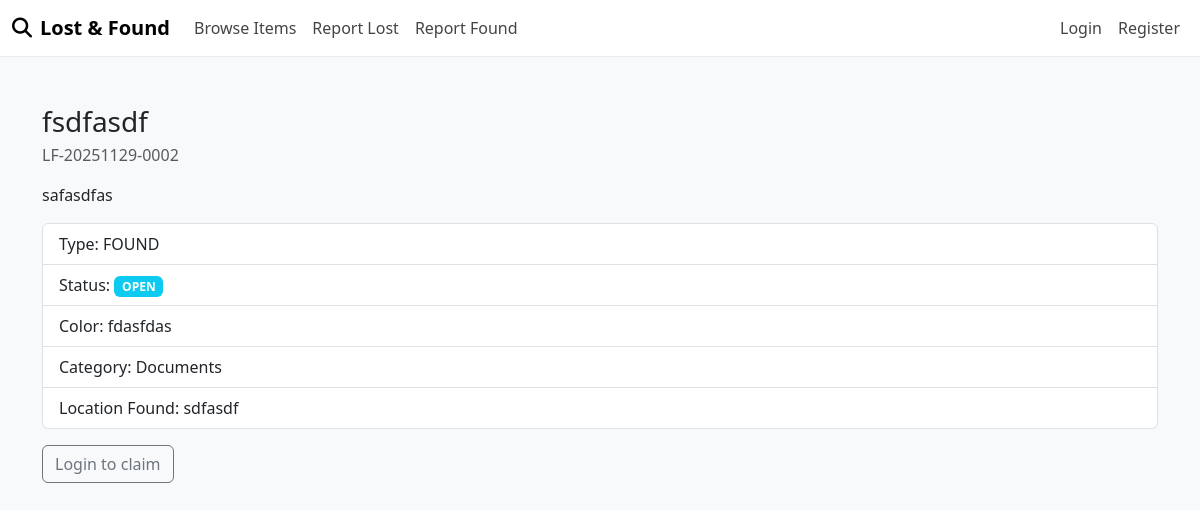
/items/LF-20251129-0002/, run on the app's committed database.
### lostfound/models.py (models this page shows, shortened)
class Item(models.Model):
    STATUS_OPEN = 'OPEN'
    STATUS_MATCHED = 'MATCHED'
    STATUS_UNDER_VERIFICATION = 'UNDER_VERIFICATION'
    STATUS_RETURNED = 'RETURNED'
    STATUS_CLOSED = 'CLOSED'
    STATUS_REJECTED = 'REJECTED'
    STATUS_CHOICES = [
        (STATUS_OPEN, 'Open'),
        (STATUS_MATCHED, 'Matched'),
        (STATUS_UNDER_VERIFICATION, 'Under Verification'),
        (STATUS_RETURNED, 'Returned'),
        (STATUS_CLOSED, 'Closed'),
        (STATUS_REJECTED, 'Rejected'),
    ]
    TYPE_LOST = 'LOST'
    TYPE_FOUND = 'FOUND'
    TYPE_CHOICES = [
        (TYPE_LOST, 'Lost'),
        (TYPE_FOUND, 'Found'),
    ]
    item_code = models.CharField(max_length=30, unique=True, blank=True)
    title = models.CharField(max_length=200)
    category = models.ForeignKey(ItemCategory, on_delete=models.SET_NULL, null=True, related_name='items')
    item_type = models.CharField(max_length=10, choices=TYPE_CHOICES)
    color = models.CharField(max_length=50)
    brand = models.CharField(max_length=100, blank=True, null=True)
    description = models.TextField()
    location_lost = models.CharField(max_length=200, blank=True, null=True)
    location_found = models.CharField(max_length=200, blank=True, null=True)
    date_lost = models.DateField(blank=True, null=True)
    date_found = models.DateField(blank=True, null=True)
    photo = models.FileField(upload_to='items/', blank=True, null=True)
    status = models.CharField(max_length=25, choices=STATUS_CHOICES, default=STATUS_OPEN)
    reported_by = models.ForeignKey(User, on_delete=models.SET_NULL, null=True, related_name='reported_items')
    handled_by = models.ForeignKey(User, on_delete=models.SET_NULL, null=True, blank=True, related_name='handled_items')
    created_at = models.DateTimeField(auto_now_add=True)
    updated_at = models.DateTimeField(auto_now=True)

class ItemCategory(models.Model):
    name = models.CharField(max_length=100, unique=True)
    slug = models.SlugField(max_length=120, unique=True, blank=True)
    description = models.TextField(blank=True, null=True)
    is_active = models.BooleanField(default=True)
    def __str__(self):
        return self.name

### lostfound/views.py (the view)
# urls.py: path('items/<str:item_code>/', item_detail, name='item_detail'),
def item_detail(request, item_code):
    item = get_object_or_404(Item, item_code=item_code)
    can_claim = False
    if request.user.is_authenticated and item.item_type == 'FOUND' and item.status == 'OPEN':
        can_claim = not Claim.objects.filter(item=item, claimant=request.user, status='PENDING').exists()
    return render(request, 'lostfound/item_detail.html', {'item': item, 'can_claim': can_claim})

### templates/lostfound/item_detail.html (shortened to what this page needs)
{% extends 'base.html' %}
{% block content %}
<div class="mb-3">
  <h2 class="h3 mb-1">{{ item.title }}</h2>
  <div class="text-muted">{{ item.item_code }}</div>
</div>
<p>{{ item.description }}</p>
<ul class="list-group mb-3">
  <li class="list-group-item">Type: {{ item.item_type }}</li>
  <li class="list-group-item">Status: <span class="badge bg-info">{{ item.status }}</span></li>
  <li class="list-group-item">Color: {{ item.color }}</li>
  <li class="list-group-item">Category: {{ item.category }}</li>
  {% if item.item_type == 'FOUND' %}<li class="list-group-item">Location Found: {{ item.location_found }}</li>{% endif %}
</ul>
<div class="d-flex gap-2 mt-3">
  {% if user.is_authenticated %}
    <a href="/claims/my/" class="btn btn-outline-secondary">View my claims</a>
  {% else %}
    <a href="/login/?next=/items/{{ item.item_code }}/claim/" class="btn btn-outline-secondary">Login to claim</a>
  {% endif %}
</div>
{% endblock %}

### templates/base.html (style rules this page uses)
body { background-color: #f8f9fa; font-family: 'Segoe UI', Tahoma, Geneva, Verdana, sans-serif; }
.btn, .form-control, .form-select { border-radius: 0.375rem; }

### data on the page
Item: title "fsdfasdf", item_code "LF-20251129-0002", description "safasdfas", item_type "FOUND", status "OPEN", color "fdasfdas", category "Documents", location_found "sdfasdf"
